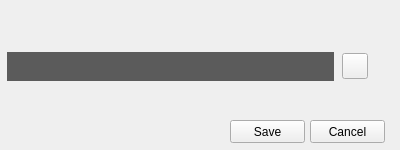
<?xml version="1.0" encoding="UTF-8"?>
<ui version="4.0">
 <class>edit_path_ui</class>
 <widget class="QWidget" name="edit_path_ui">
  <property name="geometry">
   <rect>
    <x>0</x>
    <y>0</y>
    <width>400</width>
    <height>150</height>
   </rect>
  </property>
  <property name="minimumSize">
   <size>
    <width>400</width>
    <height>150</height>
   </size>
  </property>
  <property name="maximumSize">
   <size>
    <width>400</width>
    <height>150</height>
   </size>
  </property>
  <property name="baseSize">
   <size>
    <width>400</width>
    <height>150</height>
   </size>
  </property>
  <property name="mouseTracking">
   <bool>false</bool>
  </property>
  <property name="windowTitle">
   <string>Form</string>
  </property>
  <widget class="QPushButton" name="Cancel_button">
   <property name="geometry">
    <rect>
     <x>310</x>
     <y>120</y>
     <width>75</width>
     <height>23</height>
    </rect>
   </property>
   <property name="text">
    <string>Cancel</string>
   </property>
  </widget>
  <widget class="QPushButton" name="Save_button">
   <property name="geometry">
    <rect>
     <x>230</x>
     <y>120</y>
     <width>75</width>
     <height>23</height>
    </rect>
   </property>
   <property name="styleSheet">
    <string notr="true"/>
   </property>
   <property name="text">
    <string>Save</string>
   </property>
  </widget>
  <widget class="QLabel" name="BackGround_image">
   <property name="geometry">
    <rect>
     <x>0</x>
     <y>0</y>
     <width>401</width>
     <height>151</height>
    </rect>
   </property>
   <property name="styleSheet">
    <string notr="true">background-image: url(:/da/gui images/dialog_editPath_background.png);</string>
   </property>
   <property name="text">
    <string/>
   </property>
  </widget>
  <widget class="QPushButton" name="open_dialog_folder">
   <property name="geometry">
    <rect>
     <x>342</x>
     <y>53</y>
     <width>26</width>
     <height>26</height>
    </rect>
   </property>
   <property name="text">
    <string/>
   </property>
  </widget>
  <widget class="QLineEdit" name="lineEdit_path_edit">
   <property name="geometry">
    <rect>
     <x>7</x>
     <y>52</y>
     <width>327</width>
     <height>29</height>
    </rect>
   </property>
   <property name="styleSheet">
    <string notr="true">background-color: rgb(91, 91, 91);
color: rgb(255, 255, 255);</string>
   </property>
   <property name="frame">
    <bool>false</bool>
   </property>
   <property name="dragEnabled">
    <bool>false</bool>
   </property>
   <property name="readOnly">
    <bool>true</bool>
   </property>
  </widget>
  <zorder>BackGround_image</zorder>
  <zorder>Cancel_button</zorder>
  <zorder>Save_button</zorder>
  <zorder>open_dialog_folder</zorder>
  <zorder>lineEdit_path_edit</zorder>
 </widget>
 <resources>
  <include location="../backn21.qrc"/>
 </resources>
 <connections/>
</ui>
